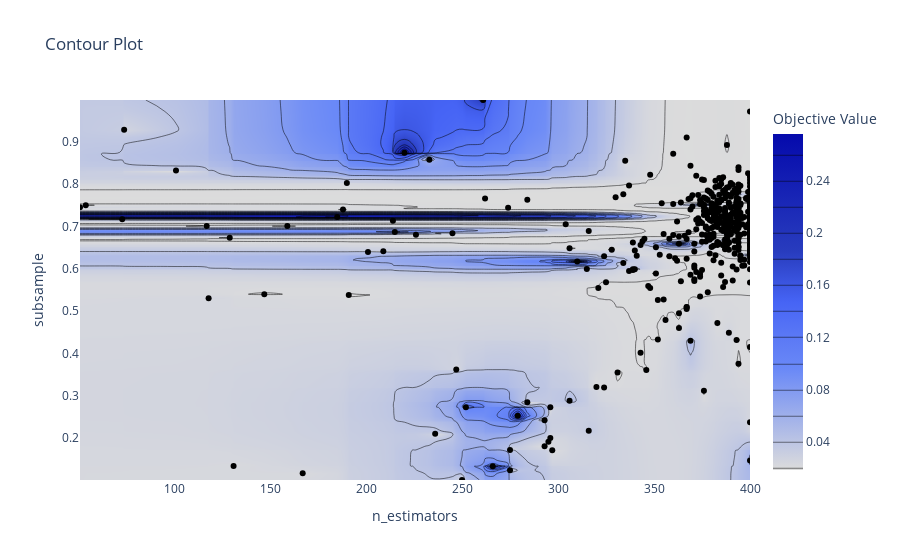

The notebook cell saved with this chart:
### Markdown cell above
We use the contour plot to inspect the cost landscape in a study. It also nicely shows convergence.

### Code cell
optuna.visualization.plot_contour(results2.loc[0, "study"], params=["n_estimators", "subsample"])

### Figure 1 — Plotly figure (JSON) as saved in the notebook; plotly's stock layout.template omitted (floating-point values rounded to 4 significant figures; data arrays with more than 128 entries replaced by an {"elided": "..."} marker saying what was removed)
{"data": [{"autocontour": true, "colorbar": {"title": {"text": "Objective Value"}}, "colorscale": [[0, "rgb(220,220,220)"], [0.3, "rgb(106,137,247)"], [0.4, "rgb(90,120,245)"], [0.5, "rgb(70,100,245)"], [0.65, "rgb(40,60,190)"], [1, "rgb(5,10,172)"]], "connectgaps": true, "contours": {"coloring": "heatmap", "end": 0.26, "size": 0.02, "start": 0.02}, "hoverinfo": "none", "line": {"smoothing": 1.3}, "type": "contour", "x": [51, 54, 73, 74, 101, 117, 118, 129, 131, 147, 159, 167, 185, 188, 190, 191, 201, 209, 214, 215, 220, 226, 233, 236, 245, 247, 250, 252, 261, 262, 266, 274, 275, 279, 284, 293, 295, 296, 297, 304, 306, 310, 315, 316, 320, 321, 324, 325, 328, 330, 331, 334, 335, 337, 339, 340, 341, 343, 344, 345, 346, 347, 348, 351, 352, 353, 354, 355, 356, 358, 360, 361, 362, 363, 364, 366, 367, 368, 369, 370, 371, 372, 373, 374, 375, 376, 377, 378, 379, 380, 381, 382, 383, 384, 385, 386, 387, 388, 389, 390, 391, 392, 393, 394, 395, 396, 397, 398, 399, 400], "y": {"elided": "501 float values"}, "z": {"elided": "501x110 float values"}}, {"marker": {"color": "black"}, "mode": "markers", "showlegend": false, "type": "scatter", "x": {"elided": "501 int values"}, "y": {"elided": "501 float values"}}], "layout": {"autosize": true, "title": {"text": "Contour Plot"}, "xaxis": {"range": [51, 400], "title": {"text": "n_estimators"}, "type": "linear"}, "yaxis": {"range": [0.1014, 0.998], "title": {"text": "subsample"}, "type": "linear"}}}
